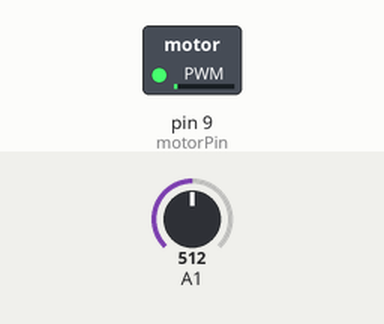
A sketch run on a simulated Arduino Uno, built with avr-gcc and run on an emulated ATmega328P. Shown: switched loads named in the sketch (green lamp = pin HIGH). Inputs (shaded band) come from the test bench; at power-on: A1 = 512. What the sketch prints to the serial monitor is not drawn.

Above: at 0.05 s.
At 1.55 s:
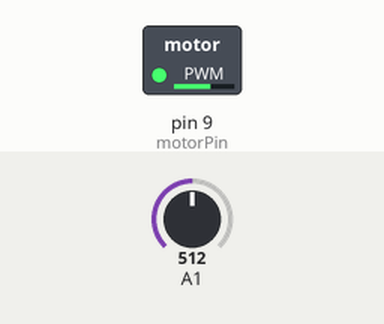
At 2.8 s:
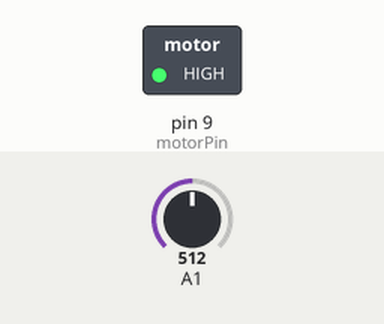
At 5.6 s:
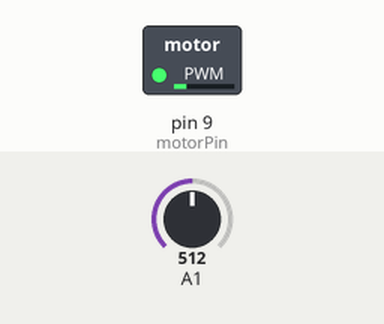
Timing chart, 0 to 9.3 s (numbered marks = the images above):
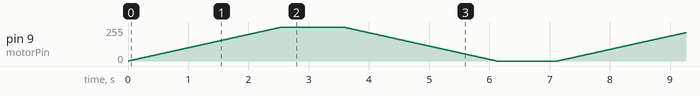

The sketch:

control-dc-motor.ino
```cpp
int motorPin = 9;

void setup()
{
  pinMode(motorPin, OUTPUT);

  Serial.begin(9600);
}

void loop()
{
  Serial.println(analogRead(motorPin));

  for (int i = 0; i <= 255; i++)
  {
    analogWrite(motorPin, i);
    delay(10);
  }

  delay(1000);

  for (int i = 255; i >= 0; i--)
  {
    analogWrite(motorPin, i);
    delay(10);
  }

  delay(1000);
}
```
